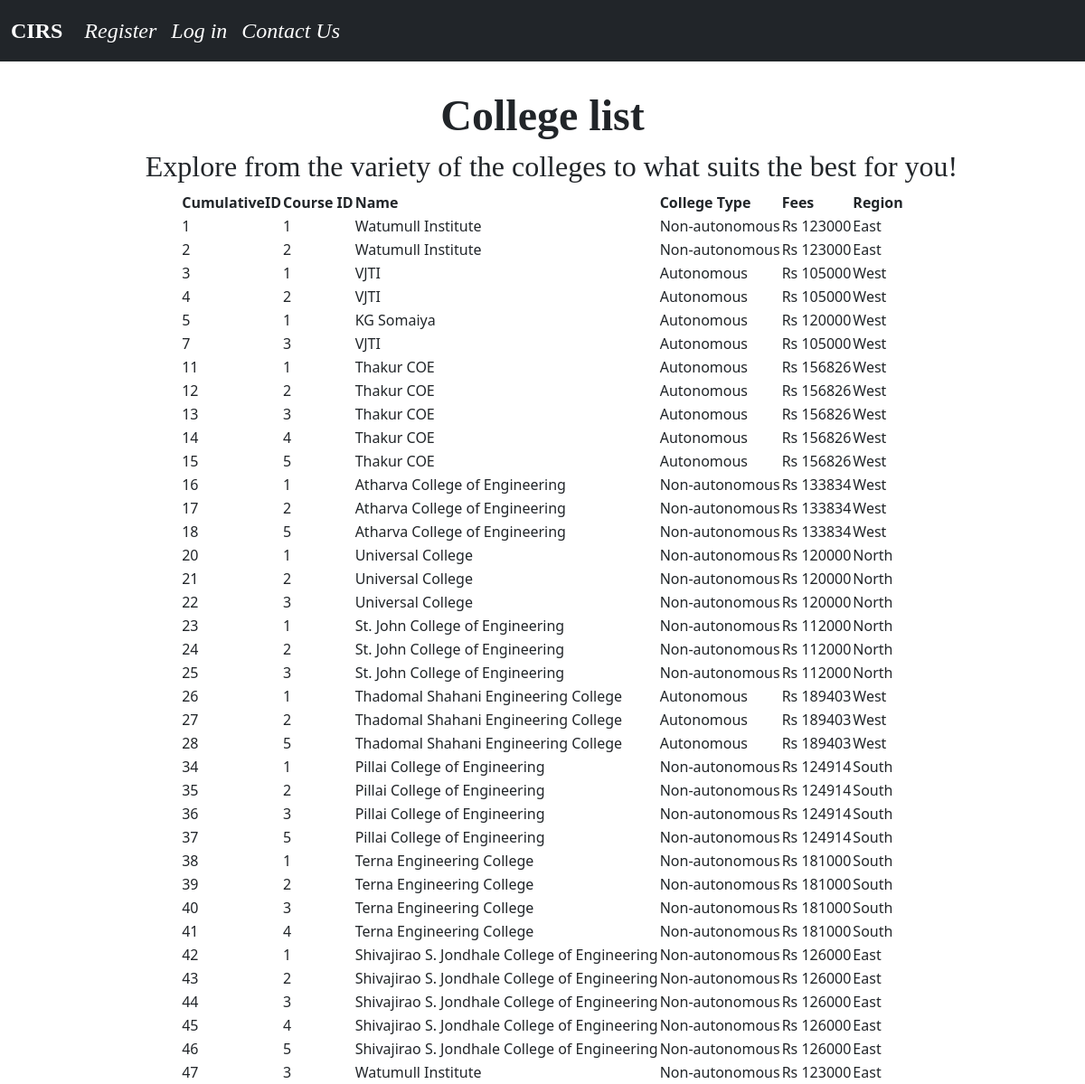
Screenshot of /fees_one_lac with the database file from the repository.
### clginfoblog/models.py (models this page shows)
class College(models.Model):
	clg_name = models.CharField(max_length = 255)
	course_id = models.IntegerField()
	course = models.TextField(max_length=255)
	region = models.TextField(max_length=6)
	fees = models.IntegerField()
	clg_type = models.TextField(max_length=255)

### clginfoblog/views.py (the view)
# urls.py: path('fees_one_lac',OneLacFeesView.as_view(),name='fees_one_lac'),
class OneLacFeesView(ListView):
	model = College
	template_name = 'fees_one_lac.html'

### clginfoblog/templates/fees_one_lac.html (shortened to what this page needs)
{% extends 'base.html'%}
{% block content %}
<div class="container" align="middle">
<head><font face = "Noe " size = 10><b>College list</b></font></head>
</div>
<body>
<center><h2 style="margin-left:20px;"><font face = "Noe" size = 6>Explore from the variety of the colleges to what suits the best for you!</font></h2>
<center>
<table>
   <tr>
    <th>CumulativeID</th><th>Course ID</th><th id="name">Name</th><th>College Type</th><th>Fees</th><th>Region</th>
    </tr>
    {% for product in college_list %}
    {% if product.fees > 100000 and product.fees <= 200000 %}
    <tr>
       <td>{{product.id}}</td><td>{{product.course_id}}     </td> <td>{{product.clg_name}}</td> <td> {{product.clg_type}}     </td> <td style="text-align:right">Rs  {{product.fees}}</td><td>{{product.region}}</td>
    </tr>
    {% endif %}
    {%endfor%}
  </table>
</center>
</body>
{% endblock %}

### rows the page displays
College: id "1", course_id "1", clg_name "Watumull Institute", clg_type "Non-autonomous", fees "123000", region "East"
College: id "2", course_id "2", clg_name "Watumull Institute", clg_type "Non-autonomous", fees "123000", region "East"
College: id "3", course_id "1", clg_name "VJTI", clg_type "Autonomous", fees "105000", region "West"
College: id "4", course_id "2", clg_name "VJTI", clg_type "Autonomous", fees "105000", region "West"
College: id "5", course_id "1", clg_name "KG Somaiya", clg_type "Autonomous", fees "120000", region "West"
College: id "7", course_id "3", clg_name "VJTI", clg_type "Autonomous", fees "105000", region "West"
College: id "11", course_id "1", clg_name "Thakur COE", clg_type "Autonomous", fees "156826", region "West"
College: id "12", course_id "2", clg_name "Thakur COE", clg_type "Autonomous", fees "156826", region "West"
College: id "13", course_id "3", clg_name "Thakur COE", clg_type "Autonomous", fees "156826", region "West"
College: id "14", course_id "4", clg_name "Thakur COE", clg_type "Autonomous", fees "156826", region "West"
College: id "15", course_id "5", clg_name "Thakur COE", clg_type "Autonomous", fees "156826", region "West"
College: id "16", course_id "1", clg_name "Atharva College of Engineering", clg_type "Non-autonomous", fees "133834", region "West"
College: id "17", course_id "2", clg_name "Atharva College of Engineering", clg_type "Non-autonomous", fees "133834", region "West"
College: id "18", course_id "5", clg_name "Atharva College of Engineering", clg_type "Non-autonomous", fees "133834", region "West"
College: id "20", course_id "1", clg_name "Universal College", clg_type "Non-autonomous", fees "120000", region "North"
College: id "21", course_id "2", clg_name "Universal College", clg_type "Non-autonomous", fees "120000", region "North"
College: id "22", course_id "3", clg_name "Universal College", clg_type "Non-autonomous", fees "120000", region "North"
College: id "23", course_id "1", clg_name "St. John College of Engineering", clg_type "Non-autonomous", fees "112000", region "North"
College: id "24", course_id "2", clg_name "St. John College of Engineering", clg_type "Non-autonomous", fees "112000", region "North"
College: id "25", course_id "3", clg_name "St. John College of Engineering", clg_type "Non-autonomous", fees "112000", region "North"
College: id "26", course_id "1", clg_name "Thadomal Shahani Engineering College", clg_type "Autonomous", fees "189403", region "West"
College: id "27", course_id "2", clg_name "Thadomal Shahani Engineering College", clg_type "Autonomous", fees "189403", region "West"
College: id "28", course_id "5", clg_name "Thadomal Shahani Engineering College", clg_type "Autonomous", fees "189403", region "West"
College: id "34", course_id "1", clg_name "Pillai College of Engineering", clg_type "Non-autonomous", fees "124914", region "South"
College: id "35", course_id "2", clg_name "Pillai College of Engineering", clg_type "Non-autonomous", fees "124914", region "South"
College: id "36", course_id "3", clg_name "Pillai College of Engineering", clg_type "Non-autonomous", fees "124914", region "South"
College: id "37", course_id "5", clg_name "Pillai College of Engineering", clg_type "Non-autonomous", fees "124914", region "South"
College: id "38", course_id "1", clg_name "Terna Engineering College", clg_type "Non-autonomous", fees "181000", region "South"
College: id "39", course_id "2", clg_name "Terna Engineering College", clg_type "Non-autonomous", fees "181000", region "South"
College: id "40", course_id "3", clg_name "Terna Engineering College", clg_type "Non-autonomous", fees "181000", region "South"
College: id "41", course_id "4", clg_name "Terna Engineering College", clg_type "Non-autonomous", fees "181000", region "South"
College: id "42", course_id "1", clg_name "Shivajirao S. Jondhale College of Engineering", clg_type "Non-autonomous", fees "126000", region "East"
College: id "43", course_id "2", clg_name "Shivajirao S. Jondhale College of Engineering", clg_type "Non-autonomous", fees "126000", region "East"
College: id "44", course_id "3", clg_name "Shivajirao S. Jondhale College of Engineering", clg_type "Non-autonomous", fees "126000", region "East"
College: id "45", course_id "4", clg_name "Shivajirao S. Jondhale College of Engineering", clg_type "Non-autonomous", fees "126000", region "East"
College: id "46", course_id "5", clg_name "Shivajirao S. Jondhale College of Engineering", clg_type "Non-autonomous", fees "126000", region "East"
College: id "47", course_id "3", clg_name "Watumull Institute", clg_type "Non-autonomous", fees "123000", region "East"
